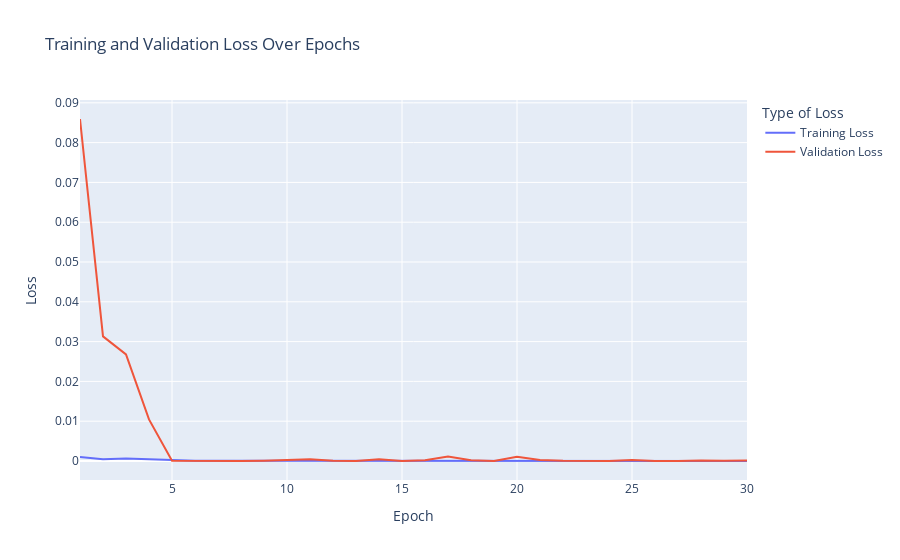
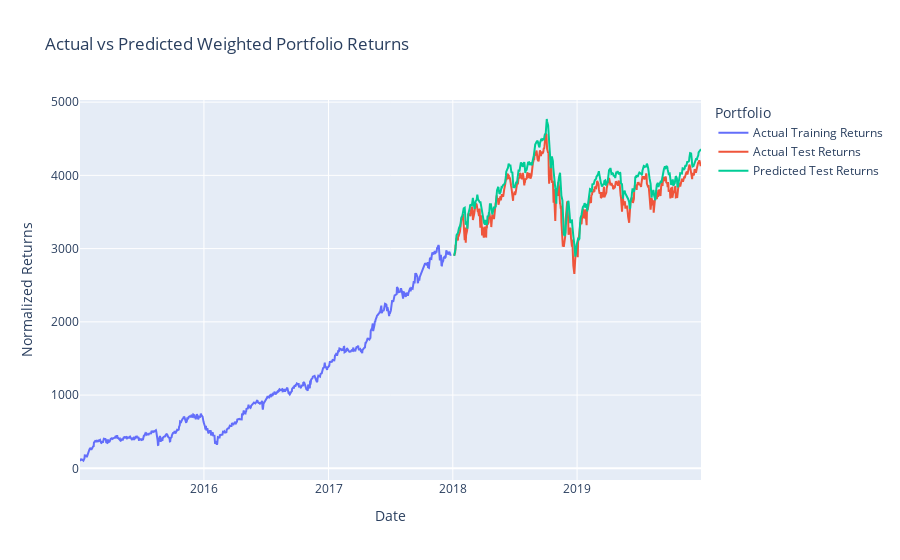

These figures' notebook cell, in order:
### Code cell
investment_length = 730
investment_end_date = end_date + pd.Timedelta(days=investment_length)

raw_data, asset_errors, max_combination= fetch_raw_data_yf(assets, start_date, investment_end_date)
names, annualized_returns, unweighted_annaulized_returns, weighted_returns_matrix, normal_returns_matrix, cov, correlation_matrix = get_matrices(raw_data)

raw_data_train = raw_data.loc[:end_date]
raw_data_test = raw_data.loc[end_date:]

portfolio_predictor = PortfolioPredictor(raw_data_train, raw_data_test, best_portfolio, n_steps=3, epochs=30)

portfolio_predictor.preprocess_data()
portfolio_predictor.build_model()
portfolio_predictor.train_model()
prediction = portfolio_predictor.predict()   
portfolio_predictor.plot_loss()
portfolio_predictor.plot_predictions()

### Figure 1 — Plotly figure (JSON) as saved in the notebook; plotly's stock layout.template omitted (floating-point values rounded to 4 significant figures)
{"data": [{"mode": "lines", "name": "Training Loss", "type": "scatter", "x": [1, 2, 3, 4, 5, 6, 7, 8, 9, 10, 11, 12, 13, 14, 15, 16, 17, 18, 19, 20, 21, 22, 23, 24, 25, 26, 27, 28, 29, 30], "y": [0.0009763, 0.0004628, 0.0006115, 0.0003664, 0.0001597, 5.195e-05, 6.781e-05, 6.963e-05, 5.179e-05, 6.294e-05, 7.792e-05, 0.0001032, 3.342e-05, 5.328e-05, 6.289e-05, 4.241e-05, 0.0001403, 7.705e-05, 0.0001005, 0.0001105, 4.835e-05, 5.183e-05, 6.626e-05, 4.978e-05, 6.095e-05, 4.004e-05, 3.131e-05, 3.118e-05, 3.749e-05, 2.752e-05]}, {"mode": "lines", "name": "Validation Loss", "type": "scatter", "x": [1, 2, 3, 4, 5, 6, 7, 8, 9, 10, 11, 12, 13, 14, 15, 16, 17, 18, 19, 20, 21, 22, 23, 24, 25, 26, 27, 28, 29, 30], "y": [0.08593, 0.03132, 0.02678, 0.01044, 7.843e-05, 1.627e-05, 7.583e-05, 7.885e-06, 8.564e-05, 0.0002298, 0.0004382, 8.588e-05, 2.804e-05, 0.0004193, 7.547e-08, 0.000176, 0.001155, 0.0001847, 3.116e-06, 0.001038, 0.0002816, 5.724e-05, 5.721e-05, 9.699e-08, 0.000237, 6.763e-06, 2.88e-07, 0.0001397, 4.676e-05, 0.0001022]}], "layout": {"legend": {"title": {"text": "Type of Loss"}}, "title": {"text": "Training and Validation Loss Over Epochs"}, "xaxis": {"title": {"text": "Epoch"}}, "yaxis": {"title": {"text": "Loss"}}}}

### Figure 2 — Plotly figure (JSON) as saved in the notebook; plotly's stock layout.template omitted (floating-point values rounded to 4 significant figures; data arrays with more than 128 entries replaced by an {"elided": "..."} marker saying what was removed)
{"data": [{"mode": "lines", "name": "Actual Training Returns", "type": "scatter", "x": {"elided": "755 str values"}, "y": {"elided": "752 float values"}}, {"mode": "lines", "name": "Actual Test Returns", "type": "scatter", "x": {"elided": "500 str values"}, "y": {"elided": "500 float values"}}, {"mode": "lines", "name": "Predicted Test Returns", "type": "scatter", "x": {"elided": "500 str values"}, "y": {"elided": "500 float values"}}], "layout": {"legend": {"title": {"text": "Portfolio"}}, "title": {"text": "Actual vs Predicted Weighted Portfolio Returns"}, "xaxis": {"title": {"text": "Date"}}, "yaxis": {"title": {"text": "Normalized Returns"}}}}
